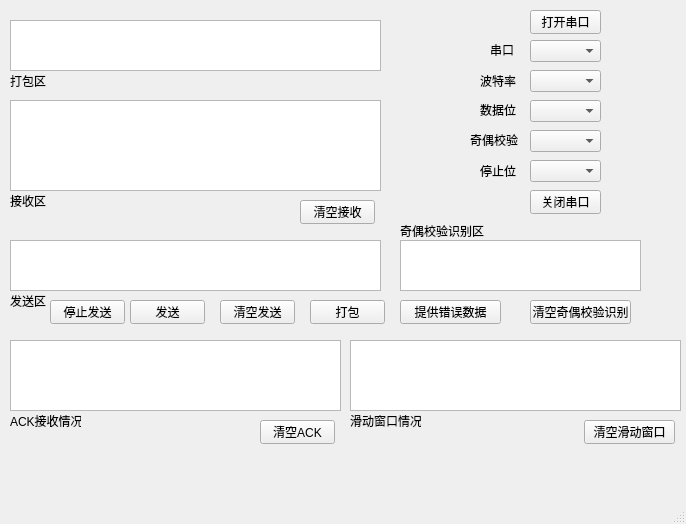
<?xml version="1.0" encoding="UTF-8"?>
<ui version="4.0">
 <class>MainWindow</class>
 <widget class="QMainWindow" name="MainWindow">
  <property name="geometry">
   <rect>
    <x>0</x>
    <y>0</y>
    <width>686</width>
    <height>524</height>
   </rect>
  </property>
  <property name="windowTitle">
   <string>串口助手</string>
  </property>
  <widget class="QWidget" name="centralwidget">
   <widget class="QPushButton" name="pushButton_open">
    <property name="geometry">
     <rect>
      <x>530</x>
      <y>10</y>
      <width>71</width>
      <height>24</height>
     </rect>
    </property>
    <property name="text">
     <string>打开串口</string>
    </property>
   </widget>
   <widget class="QPushButton" name="pushButton_close">
    <property name="geometry">
     <rect>
      <x>530</x>
      <y>190</y>
      <width>71</width>
      <height>24</height>
     </rect>
    </property>
    <property name="text">
     <string>关闭串口</string>
    </property>
   </widget>
   <widget class="QTextEdit" name="textEdit_input">
    <property name="geometry">
     <rect>
      <x>10</x>
      <y>100</y>
      <width>371</width>
      <height>91</height>
     </rect>
    </property>
   </widget>
   <widget class="QPushButton" name="pushButton_output">
    <property name="geometry">
     <rect>
      <x>130</x>
      <y>300</y>
      <width>75</width>
      <height>24</height>
     </rect>
    </property>
    <property name="text">
     <string>发送</string>
    </property>
   </widget>
   <widget class="QTextEdit" name="textEdit_output">
    <property name="geometry">
     <rect>
      <x>10</x>
      <y>240</y>
      <width>371</width>
      <height>51</height>
     </rect>
    </property>
   </widget>
   <widget class="QComboBox" name="comboBox_port">
    <property name="geometry">
     <rect>
      <x>530</x>
      <y>40</y>
      <width>71</width>
      <height>22</height>
     </rect>
    </property>
   </widget>
   <widget class="QComboBox" name="comboBox_baud">
    <property name="geometry">
     <rect>
      <x>530</x>
      <y>70</y>
      <width>71</width>
      <height>22</height>
     </rect>
    </property>
   </widget>
   <widget class="QLabel" name="label">
    <property name="geometry">
     <rect>
      <x>490</x>
      <y>40</y>
      <width>31</width>
      <height>20</height>
     </rect>
    </property>
    <property name="text">
     <string>串口</string>
    </property>
   </widget>
   <widget class="QLabel" name="label_2">
    <property name="geometry">
     <rect>
      <x>480</x>
      <y>70</y>
      <width>41</width>
      <height>21</height>
     </rect>
    </property>
    <property name="text">
     <string>波特率</string>
    </property>
   </widget>
   <widget class="QComboBox" name="comboBox_byte">
    <property name="geometry">
     <rect>
      <x>530</x>
      <y>100</y>
      <width>71</width>
      <height>22</height>
     </rect>
    </property>
   </widget>
   <widget class="QLabel" name="label_3">
    <property name="geometry">
     <rect>
      <x>480</x>
      <y>100</y>
      <width>41</width>
      <height>20</height>
     </rect>
    </property>
    <property name="text">
     <string>数据位</string>
    </property>
   </widget>
   <widget class="QLabel" name="label_4">
    <property name="geometry">
     <rect>
      <x>470</x>
      <y>130</y>
      <width>51</width>
      <height>20</height>
     </rect>
    </property>
    <property name="text">
     <string>奇偶校验</string>
    </property>
   </widget>
   <widget class="QComboBox" name="comboBox_check">
    <property name="geometry">
     <rect>
      <x>530</x>
      <y>130</y>
      <width>71</width>
      <height>22</height>
     </rect>
    </property>
   </widget>
   <widget class="QComboBox" name="comboBox_stop">
    <property name="geometry">
     <rect>
      <x>530</x>
      <y>160</y>
      <width>71</width>
      <height>22</height>
     </rect>
    </property>
   </widget>
   <widget class="QLabel" name="label_5">
    <property name="geometry">
     <rect>
      <x>480</x>
      <y>160</y>
      <width>41</width>
      <height>21</height>
     </rect>
    </property>
    <property name="text">
     <string>停止位</string>
    </property>
   </widget>
   <widget class="QPushButton" name="pushButton_clearoutput">
    <property name="geometry">
     <rect>
      <x>220</x>
      <y>300</y>
      <width>75</width>
      <height>24</height>
     </rect>
    </property>
    <property name="text">
     <string>清空发送</string>
    </property>
   </widget>
   <widget class="QPushButton" name="pushButton_clearinput">
    <property name="geometry">
     <rect>
      <x>300</x>
      <y>200</y>
      <width>75</width>
      <height>24</height>
     </rect>
    </property>
    <property name="text">
     <string>清空接收</string>
    </property>
   </widget>
   <widget class="QLabel" name="label_6">
    <property name="geometry">
     <rect>
      <x>10</x>
      <y>290</y>
      <width>41</width>
      <height>21</height>
     </rect>
    </property>
    <property name="text">
     <string>发送区</string>
    </property>
   </widget>
   <widget class="QLabel" name="label_7">
    <property name="geometry">
     <rect>
      <x>10</x>
      <y>190</y>
      <width>41</width>
      <height>21</height>
     </rect>
    </property>
    <property name="text">
     <string>接收区</string>
    </property>
   </widget>
   <widget class="QTextEdit" name="textEdit_ack">
    <property name="geometry">
     <rect>
      <x>10</x>
      <y>340</y>
      <width>331</width>
      <height>71</height>
     </rect>
    </property>
   </widget>
   <widget class="QLabel" name="label_8">
    <property name="geometry">
     <rect>
      <x>10</x>
      <y>410</y>
      <width>71</width>
      <height>21</height>
     </rect>
    </property>
    <property name="text">
     <string>ACK接收情况</string>
    </property>
   </widget>
   <widget class="QPushButton" name="pushButton_clearack">
    <property name="geometry">
     <rect>
      <x>260</x>
      <y>420</y>
      <width>75</width>
      <height>24</height>
     </rect>
    </property>
    <property name="text">
     <string>清空ACK</string>
    </property>
   </widget>
   <widget class="QPushButton" name="pushButton_stopoutput">
    <property name="geometry">
     <rect>
      <x>50</x>
      <y>300</y>
      <width>75</width>
      <height>24</height>
     </rect>
    </property>
    <property name="text">
     <string>停止发送</string>
    </property>
   </widget>
   <widget class="QPushButton" name="pushButton_pack">
    <property name="geometry">
     <rect>
      <x>310</x>
      <y>300</y>
      <width>75</width>
      <height>24</height>
     </rect>
    </property>
    <property name="text">
     <string>打包</string>
    </property>
   </widget>
   <widget class="QPushButton" name="pushButton_clearwin">
    <property name="geometry">
     <rect>
      <x>584</x>
      <y>420</y>
      <width>91</width>
      <height>24</height>
     </rect>
    </property>
    <property name="text">
     <string>清空滑动窗口</string>
    </property>
   </widget>
   <widget class="QLabel" name="label_9">
    <property name="geometry">
     <rect>
      <x>350</x>
      <y>410</y>
      <width>71</width>
      <height>21</height>
     </rect>
    </property>
    <property name="text">
     <string>滑动窗口情况</string>
    </property>
   </widget>
   <widget class="QTextEdit" name="textEdit_win">
    <property name="geometry">
     <rect>
      <x>350</x>
      <y>340</y>
      <width>331</width>
      <height>71</height>
     </rect>
    </property>
   </widget>
   <widget class="QLabel" name="label_11">
    <property name="geometry">
     <rect>
      <x>10</x>
      <y>70</y>
      <width>41</width>
      <height>21</height>
     </rect>
    </property>
    <property name="text">
     <string>打包区</string>
    </property>
   </widget>
   <widget class="QTextEdit" name="textEdit_pack">
    <property name="geometry">
     <rect>
      <x>10</x>
      <y>20</y>
      <width>371</width>
      <height>51</height>
     </rect>
    </property>
   </widget>
   <widget class="QPushButton" name="pushButton_wrong">
    <property name="geometry">
     <rect>
      <x>400</x>
      <y>300</y>
      <width>101</width>
      <height>24</height>
     </rect>
    </property>
    <property name="text">
     <string>提供错误数据</string>
    </property>
   </widget>
   <widget class="QLabel" name="label_10">
    <property name="geometry">
     <rect>
      <x>400</x>
      <y>220</y>
      <width>101</width>
      <height>21</height>
     </rect>
    </property>
    <property name="text">
     <string>奇偶校验识别区</string>
    </property>
   </widget>
   <widget class="QTextEdit" name="textEdit_parity">
    <property name="geometry">
     <rect>
      <x>400</x>
      <y>240</y>
      <width>241</width>
      <height>51</height>
     </rect>
    </property>
   </widget>
   <widget class="QPushButton" name="pushButton_clearparity">
    <property name="geometry">
     <rect>
      <x>530</x>
      <y>300</y>
      <width>101</width>
      <height>24</height>
     </rect>
    </property>
    <property name="text">
     <string>清空奇偶校验识别</string>
    </property>
   </widget>
  </widget>
  <widget class="QMenuBar" name="menubar">
   <property name="geometry">
    <rect>
     <x>0</x>
     <y>0</y>
     <width>686</width>
     <height>18</height>
    </rect>
   </property>
  </widget>
  <widget class="QStatusBar" name="statusbar"/>
 </widget>
 <resources/>
 <connections/>
</ui>
